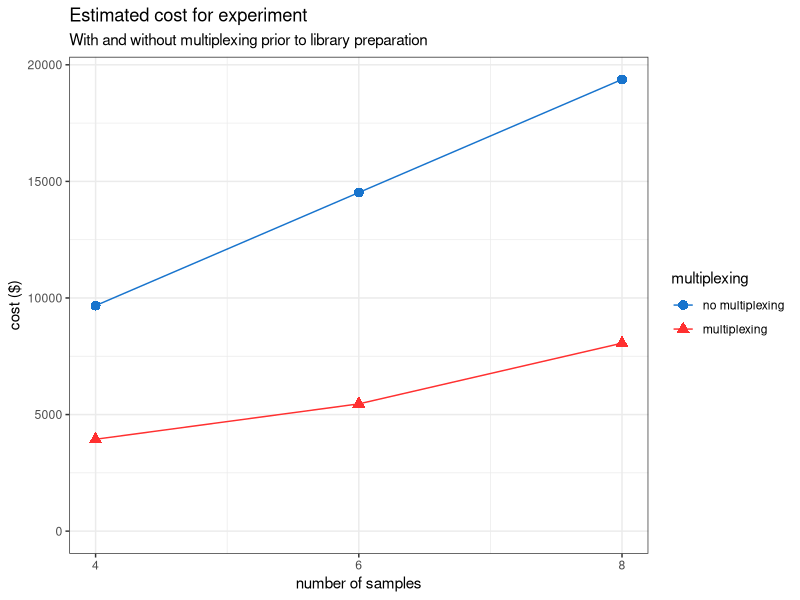
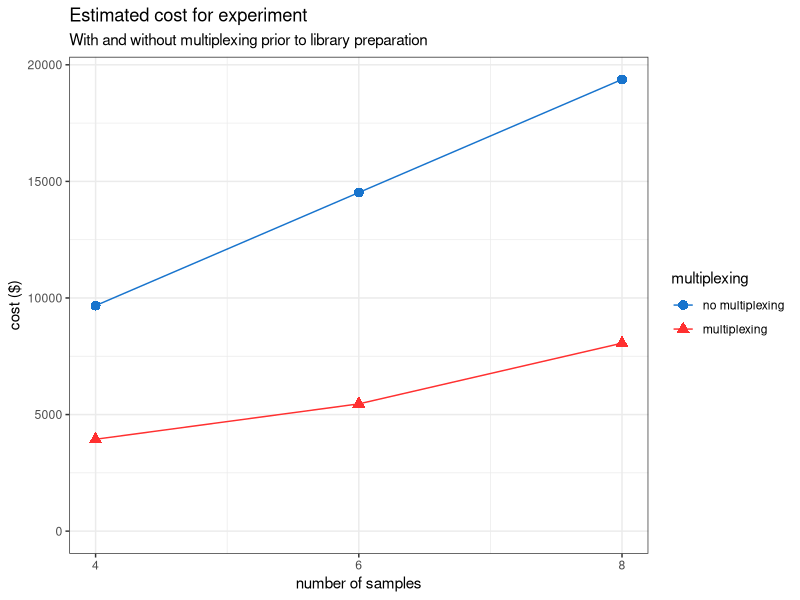
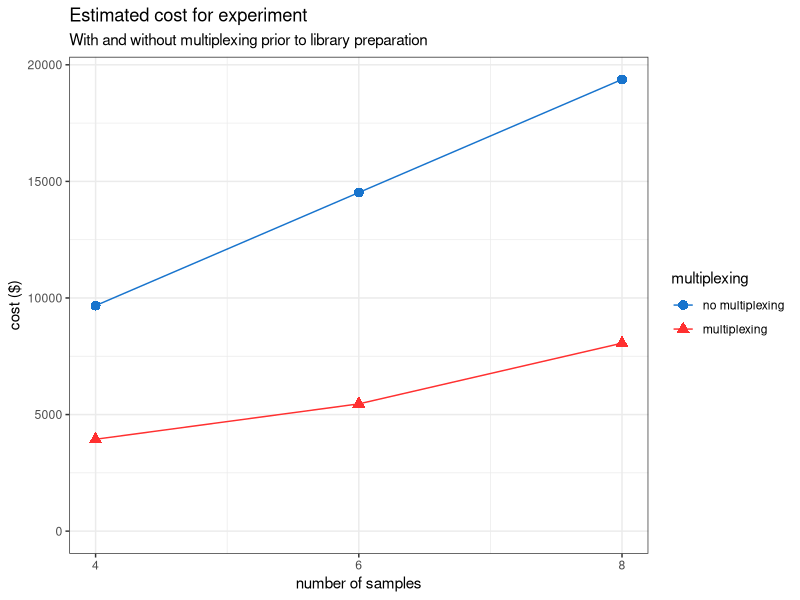

Write R code to recreate these figures, in order.
########################
# Estimated cost savings
########################

# Plot of estimated cost savings from demultiplexing

# Calculated using Satija Lab "Cost Per Cell" online calculator: 
# https://satijalab.org/costpercell


library(tidyverse)
library(magrittr)
library(ggplot2)


# ----------------------
# estimated cost savings
# ----------------------

# set up data frame using calculations from Satija Lab "Cost Per Cell" website

df_savings <- rbind(
  tibble(n_samples = 4, multiplexing = 3942, no_multiplexing = 9673), 
  tibble(n_samples = 6, multiplexing = 5459, no_multiplexing = 14523), 
  tibble(n_samples = 8, multiplexing = 8063, no_multiplexing = 19373)
)

df_plot <- gather(df_savings, "multiplexing", "cost", "multiplexing", "no_multiplexing")

df_plot$multiplexing %<>% factor(levels = c("no_multiplexing", "multiplexing"), 
                                 labels = c("no multiplexing", "multiplexing"))


# -----------
# create plot
# -----------

colors <- c("dodgerblue3", "firebrick1")

ggplot(df_plot, aes(x = n_samples, y = cost, 
                    group = multiplexing, shape = multiplexing, color = multiplexing)) + 
  geom_line() + 
  geom_point(size = 3) + 
  scale_color_manual(values = colors) + 
  scale_x_continuous(breaks = c(4, 6, 8)) + 
  ylim(c(0, max(df_plot$cost))) + 
  xlab("number of samples") + 
  ylab("cost ($)") + 
  ggtitle("Estimated cost for experiment", 
          subtitle = "With and without multiplexing prior to library preparation") + 
  theme_bw()

ggsave("../../plots/estimated_cost_savings.pdf", width = 5, height = 3.75)
ggsave("../../plots/estimated_cost_savings.png", width = 5, height = 3.75)

